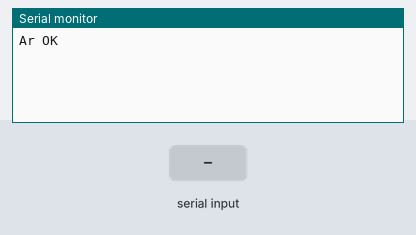
A sketch run on a simulated Arduino Uno, built with avr-gcc and run on an emulated ATmega328P. Parts: the last lines printed to the serial monitor. The inputs (shaded band) are chosen by the test bench.

Above: at 1.2 s.
1.3 s: "1" received over the second serial link
At 1.8 s:
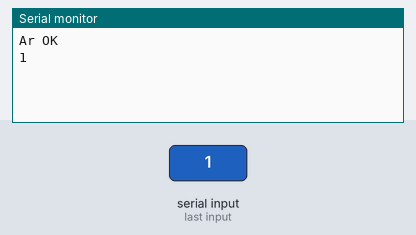
2.8 s: "0" received over the second serial link
At 4.2 s:
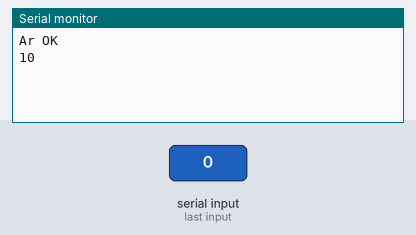

The sketch:

sketch_apr23a.ino
```cpp
#include <SoftwareSerial.h>
SoftwareSerial esp8266(2, 3);

void setup() {
  // put your setup code here, to run once:
Serial.begin(9600);
Serial.println("Ar OK");
esp8266.begin(115200);

}

void loop() {
  // put your main code here, to run repeatedly:
  if(esp8266.available()){
    Serial.write(esp8266.read());
  }

   if(Serial.available()){
    esp8266.write(Serial.read());
  }

}
```

Measured:
- after the input at 1.3 s, the serial monitor: prints a new line at once (image 1)
- after the input at 2.8 s, the serial monitor: prints a new line at once (image 2)
